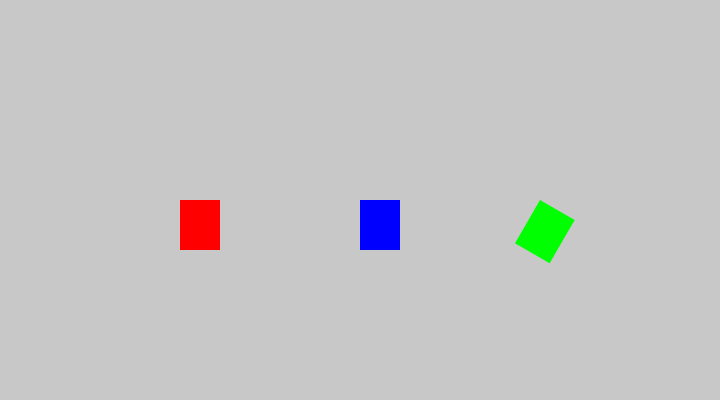
Frame 1 (no input)
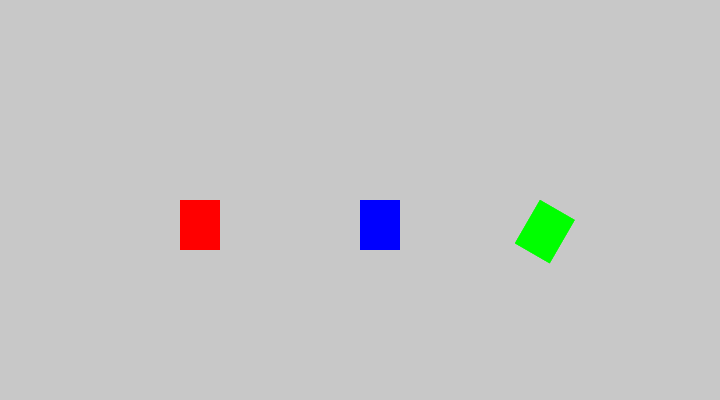
Frame 60 (no input)
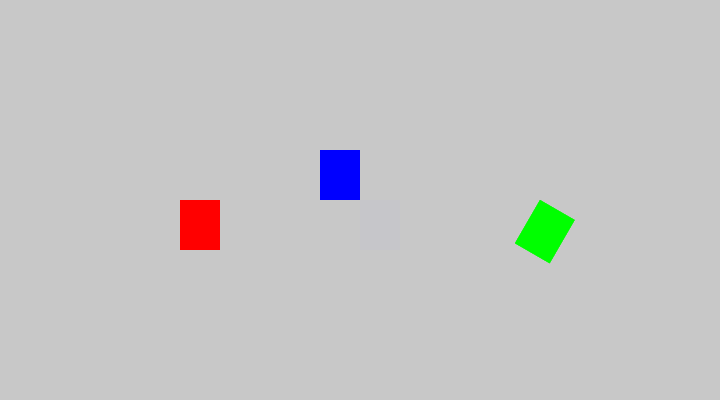
Frame 120 (the mouse pressed at the canvas centre since frame 60)

The p5.js sketch that drew these frames (run headless with seeded random() and noise() and a simulated clock; from frame 60 on, the mouse is pressed at the canvas centre):

// p5.js sketch
// ── sketch.js
var rotationMapped;

function setup() {
  createCanvas(720, 400);
  background(200);
  rotationMapped = 0;

}

function draw(){

	fill(200,200,200,50);
	noStroke();
	rect(0,0,width,height);

	// left rectangle fixed with no rotation
	push();
		fill(255,0,0);
		translate(width/4, height/2);
		rect(0,0,40,50);
	pop();

	// right rectangle fixed at a rotation value
	push();
		fill(0,255,0);
		translate(width*3/4, height/2);
		rotate(PI/6);
		rect(0,0,40,50);
	pop();


	// center rectangle with rotation mapped to Y mouse value
	push();
		fill(0,0,255);
		rotationMapped = map(mouseY,0,height,0,2*PI);
		translate(width/2,height/2);
		rotate(rotationMapped);
		rect(0,0,40,50);
	pop();

}
